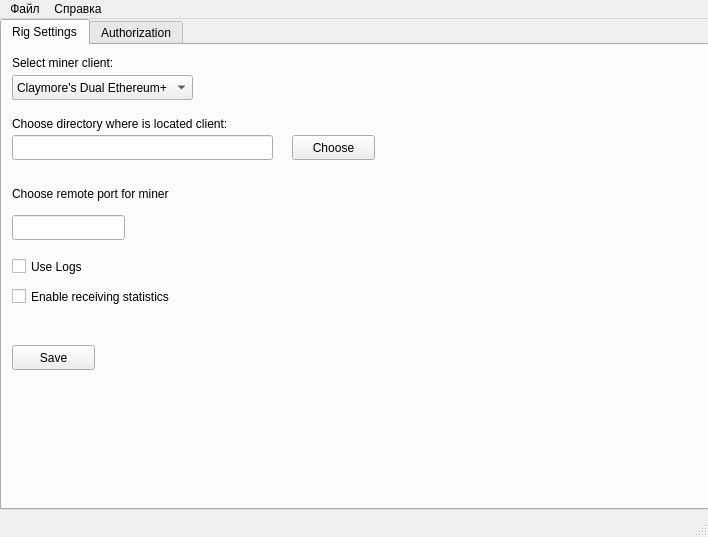
<?xml version="1.0" encoding="UTF-8"?>
<ui version="4.0">
 <class>MainWindow</class>
 <widget class="QMainWindow" name="MainWindow">
  <property name="geometry">
   <rect>
    <x>0</x>
    <y>0</y>
    <width>708</width>
    <height>537</height>
   </rect>
  </property>
  <property name="windowTitle">
   <string>MainWindow</string>
  </property>
  <widget class="QWidget" name="centralWidget">
   <widget class="QTabWidget" name="tabWidget">
    <property name="geometry">
     <rect>
      <x>0</x>
      <y>0</y>
      <width>711</width>
      <height>491</height>
     </rect>
    </property>
    <property name="currentIndex">
     <number>0</number>
    </property>
    <property name="documentMode">
     <bool>false</bool>
    </property>
    <widget class="QWidget" name="tab">
     <property name="toolTip">
      <string>&lt;html&gt;&lt;head/&gt;&lt;body&gt;&lt;p&gt;&lt;br/&gt;&lt;/p&gt;&lt;/body&gt;&lt;/html&gt;</string>
     </property>
     <property name="whatsThis">
      <string>&lt;html&gt;&lt;head/&gt;&lt;body&gt;&lt;p&gt;&lt;br/&gt;&lt;/p&gt;&lt;/body&gt;&lt;/html&gt;</string>
     </property>
     <attribute name="title">
      <string>Rig Settings</string>
     </attribute>
     <widget class="QLabel" name="label_miner_client">
      <property name="geometry">
       <rect>
        <x>10</x>
        <y>10</y>
        <width>131</width>
        <height>16</height>
       </rect>
      </property>
      <property name="text">
       <string>Select miner client:</string>
      </property>
     </widget>
     <widget class="QComboBox" name="minerClient">
      <property name="geometry">
       <rect>
        <x>10</x>
        <y>30</y>
        <width>181</width>
        <height>25</height>
       </rect>
      </property>
      <item>
       <property name="text">
        <string>Claymore's Dual Ethereum+</string>
       </property>
      </item>
      <item>
       <property name="text">
        <string>bfgminer</string>
       </property>
      </item>
      <item>
       <property name="text">
        <string>sgminer</string>
       </property>
      </item>
     </widget>
     <widget class="QLineEdit" name="directoryInput">
      <property name="geometry">
       <rect>
        <x>10</x>
        <y>90</y>
        <width>261</width>
        <height>25</height>
       </rect>
      </property>
     </widget>
     <widget class="QLabel" name="label_directory">
      <property name="geometry">
       <rect>
        <x>10</x>
        <y>70</y>
        <width>271</width>
        <height>17</height>
       </rect>
      </property>
      <property name="text">
       <string>Choose directory where is located client:</string>
      </property>
     </widget>
     <widget class="QPushButton" name="chooseDirectory">
      <property name="geometry">
       <rect>
        <x>290</x>
        <y>90</y>
        <width>83</width>
        <height>25</height>
       </rect>
      </property>
      <property name="text">
       <string>Choose</string>
      </property>
     </widget>
     <widget class="QLabel" name="label_port">
      <property name="geometry">
       <rect>
        <x>10</x>
        <y>140</y>
        <width>210</width>
        <height>17</height>
       </rect>
      </property>
      <property name="text">
       <string>Choose remote port for miner</string>
      </property>
     </widget>
     <widget class="QLineEdit" name="remotePort">
      <property name="geometry">
       <rect>
        <x>10</x>
        <y>170</y>
        <width>113</width>
        <height>25</height>
       </rect>
      </property>
     </widget>
     <widget class="QCheckBox" name="logsFlag">
      <property name="geometry">
       <rect>
        <x>10</x>
        <y>210</y>
        <width>90</width>
        <height>23</height>
       </rect>
      </property>
      <property name="text">
       <string>Use Logs</string>
      </property>
      <property name="checkable">
       <bool>true</bool>
      </property>
      <property name="checked">
       <bool>false</bool>
      </property>
     </widget>
     <widget class="QPushButton" name="pushButton">
      <property name="geometry">
       <rect>
        <x>10</x>
        <y>300</y>
        <width>83</width>
        <height>25</height>
       </rect>
      </property>
      <property name="text">
       <string>Save</string>
      </property>
     </widget>
     <widget class="QCheckBox" name="enableReceiveStat">
      <property name="enabled">
       <bool>true</bool>
      </property>
      <property name="geometry">
       <rect>
        <x>10</x>
        <y>240</y>
        <width>201</width>
        <height>23</height>
       </rect>
      </property>
      <property name="sizePolicy">
       <sizepolicy hsizetype="Minimum" vsizetype="Fixed">
        <horstretch>0</horstretch>
        <verstretch>0</verstretch>
       </sizepolicy>
      </property>
      <property name="sizeIncrement">
       <size>
        <width>0</width>
        <height>0</height>
       </size>
      </property>
      <property name="mouseTracking">
       <bool>true</bool>
      </property>
      <property name="focusPolicy">
       <enum>Qt::TabFocus</enum>
      </property>
      <property name="styleSheet">
       <string notr="true"/>
      </property>
      <property name="text">
       <string>Enable receiving statistics</string>
      </property>
     </widget>
    </widget>
    <widget class="QWidget" name="tab_2">
     <attribute name="title">
      <string>Authorization</string>
     </attribute>
    </widget>
   </widget>
  </widget>
  <widget class="QMenuBar" name="menuBar">
   <property name="geometry">
    <rect>
     <x>0</x>
     <y>0</y>
     <width>708</width>
     <height>22</height>
    </rect>
   </property>
   <widget class="QMenu" name="menu">
    <property name="title">
     <string>Файл</string>
    </property>
    <addaction name="action_2"/>
   </widget>
   <widget class="QMenu" name="menu_2">
    <property name="title">
     <string>Справка</string>
    </property>
    <addaction name="action"/>
   </widget>
   <addaction name="menu"/>
   <addaction name="menu_2"/>
  </widget>
  <widget class="QStatusBar" name="statusBar"/>
  <action name="action">
   <property name="text">
    <string>О Программе</string>
   </property>
  </action>
  <action name="action_2">
   <property name="text">
    <string>Выход</string>
   </property>
  </action>
 </widget>
 <layoutdefault spacing="6" margin="11"/>
 <resources/>
 <connections>
  <connection>
   <sender>action_2</sender>
   <signal>triggered()</signal>
   <receiver>MainWindow</receiver>
   <slot>close()</slot>
   <hints>
    <hint type="sourcelabel">
     <x>-1</x>
     <y>-1</y>
    </hint>
    <hint type="destinationlabel">
     <x>353</x>
     <y>268</y>
    </hint>
   </hints>
  </connection>
 </connections>
</ui>
